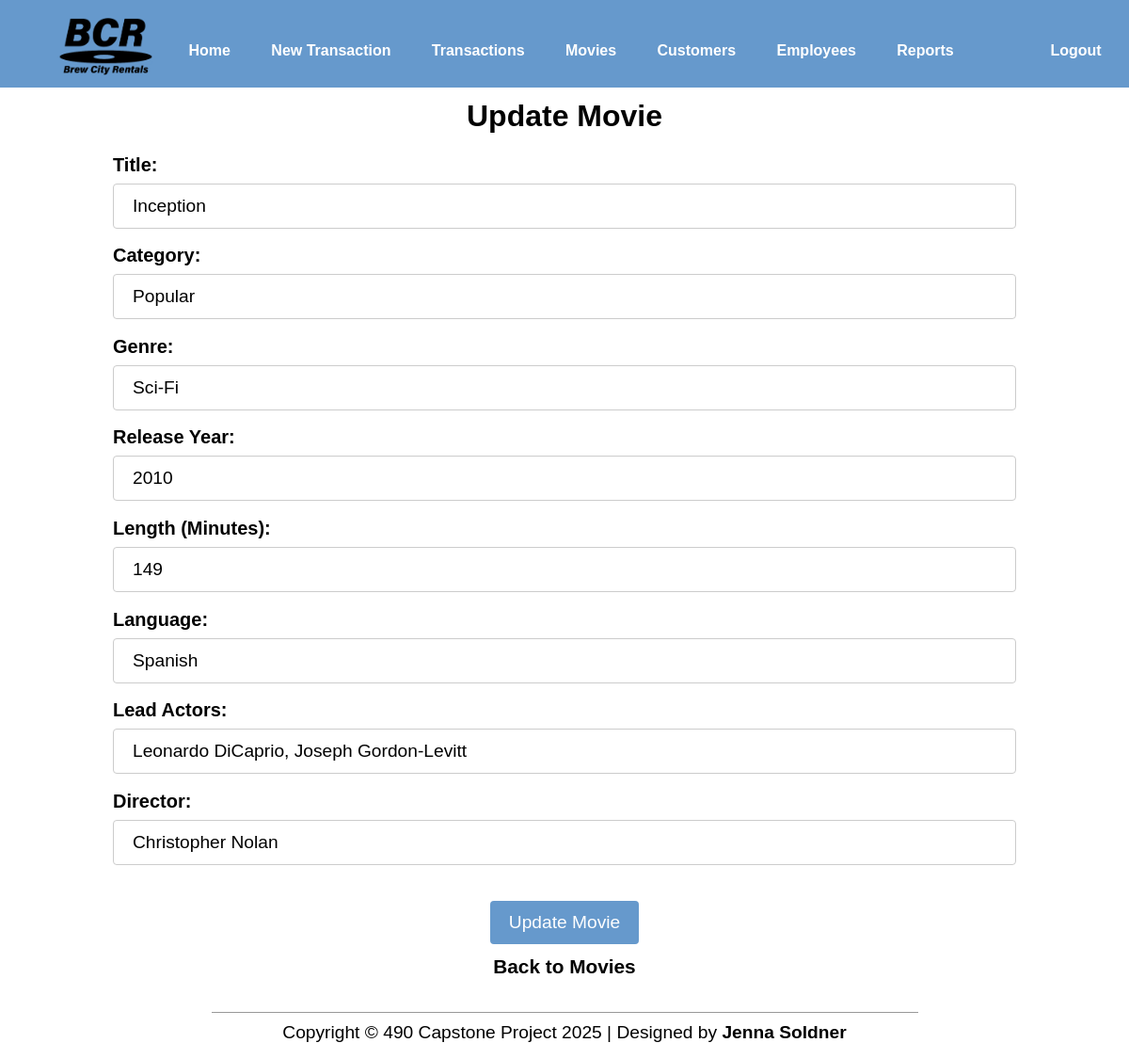
Page /htdocs/movies/updateform.php?id=1 (signed in) on the committed database.
### tables this page shows
CREATE TABLE `Movies` (
  `MovieID` int NOT NULL,
  `Title` varchar(200) NOT NULL,
  `Category` enum('Current Hit','Current Release','Popular','Regular') NOT NULL,
  `Cost` decimal(10,2) DEFAULT NULL,
  `Genre` varchar(100) NOT NULL,
  `ReleaseYear` year NOT NULL,
  `LengthMin` int NOT NULL,
  `Lang` varchar(100) NOT NULL,
  `LeadActors` varchar(200) NOT NULL,
  `Director` varchar(200) NOT NULL,
  `Status` enum('Available','Rented') NOT NULL,
  `ReturnDate` date DEFAULT NULL,
  `PurchaseDate` date DEFAULT NULL,
  `PurchaseCost` decimal(10,2) DEFAULT NULL
);

### htdocs/movies/updateform.php (the view, shortened to what this page needs)
<?php
include ('../includes/header.php');
if (!isset($_SESSION['empid'])){
	echo("	<h2>You are not logged in.</h2>
			<form action='/BCR/htdocs/Home/login.php''>
				<input type='submit' name='submit' value='Login'/>
			</form>
			<p><br /><br /></p>");
	exit();
} else {
    require_once ('../../mysqli_connect.php');
    if (isset($_GET['id']) && is_numeric($_GET['id'])) {
        $movieID = $_GET['id'];
    } else {
        echo "Invalid Movie ID.";
        exit();
    }
    $query = "SELECT * FROM Movies WHERE MovieID = $movieID";
    $result = @mysqli_query($dbc, $query);
    $movie = @mysqli_fetch_array($result, MYSQLI_ASSOC);
    if (isset($_POST['updateMovie'])) {
        $movieID = $_POST['movieID'];
        $title = mysqli_real_escape_string($dbc, $_POST['title']);
        $category = mysqli_real_escape_string($dbc, $_POST['category']);
        $genre = mysqli_real_escape_string($dbc, $_POST['genre']);
        $releaseYear = $_POST['releaseYear'];
        $length = $_POST['length'];
        $lang = mysqli_real_escape_string($dbc, $_POST['lang']);
        $actors = mysqli_real_escape_string($dbc, $_POST['actors']);
        $director = mysqli_real_escape_string($dbc, $_POST['director']);
        $updateQuery = "UPDATE Movies SET
                            Title = '$title',
                            Category = '$category',
                            Genre = '$genre',
                            ReleaseYear = '$releaseYear',
                            LengthMin = '$length',
                            Lang = '$lang',
                            LeadActors = '$actors',
                            Director = '$director'
                        WHERE MovieID = $movieID";
        $updateResult = @mysqli_query($dbc, $updateQuery);
        if ($updateResult) {
            echo "<h2 style='margin-bottom:1%;'>" .$movie['Title']." has been updated.</h2>"
            ;
        } else {
            echo "<h2>Error updating movie: " . mysqli_error($dbc) . "</h2>";
        }
    } else {
	    echo ("<h1 class='pagetitle'>Update Movie</h1>");
        echo "<form action='updateform.php?id=$movieID' method='POST'>
                <input type='hidden' name='movieID' value='".$movie['MovieID']."'>
                <label for='title'>Title:</label><br>
                <input type='text' id='title' name='title' value='".$movie['Title']."' required size='50'>
                <label for='category'>Category:</label><br>
                <input type='text' id='category' name='category' value='".$movie['Category']."' required size='50'>
                <label for='genre'>Genre:</label><br>
                <input type='text' id='genre' name='genre' value='".$movie['Genre']."' required size='50'>
                <label for='releaseYear'>Release Year:</label><br>
                <input type='text' id='releaseYear' name='releaseYear' value='".$movie['ReleaseYear']."' required size='50'>
                <label for='length'>Length (Minutes):</label><br>
                <input type='text' id='length' name='length' value='".$movie['LengthMin']."' required size='50'>
                <label for='lang'>Language:</label><br>
                <input type='text' id='lang' name='lang' value='".$movie['Lang']."' required size='50'>
                <label for='actors'>Lead Actors:</label><br>
                <input type='text' id='actors' name='actors' value='".$movie['LeadActors']."' size='50'>
                <label for='director'>Director:</label><br>
                <input type='text' id='director' name='director' value='".$movie['Director']."' required size='50'>
                <br><br><br>
                <input type='submit' name='updateMovie' id='updMovie' value='Update Movie'>
            </form>
                <p id='searchUpdate'><a href=index.php>Back to Movies</a></p>";
    }
}
include ('../includes/footer.php');
?>

### htdocs/movies/updateform.php (style rules this page uses)
form { margin-top:2%; margin-top:2%; width:80%; margin-left:auto; margin-right:auto; }
input[type=text], select { width: 100%; padding: 12px 20px; margin: 8px 0; display: inline-block; border: 1px solid #ccc; border-radius: 4px; box-sizing: border-box; }
label { font-size:20px; float:left; }

### rows in the picture
movies: title "Inception", category "Popular", genre "Sci-Fi", releaseYear "2010", length "149", lang "Spanish", actors "Leonardo DiCaprio, Joseph Gordon-Levitt", director "Christopher Nolan"
